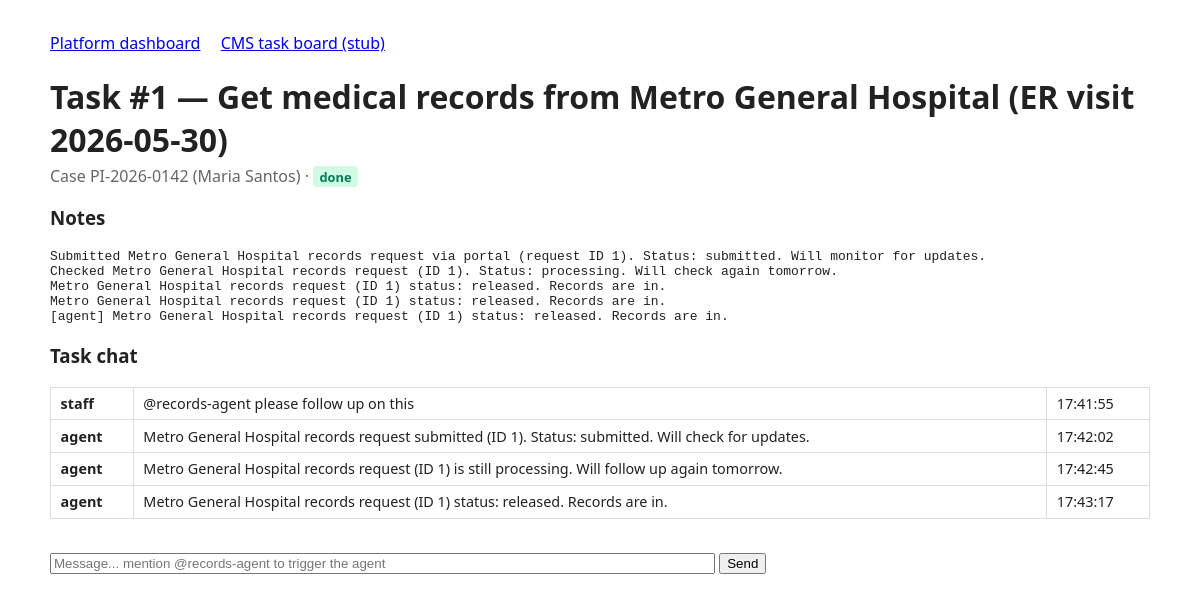
Page /cms/board/tasks/1 on the committed database.
### app/stubs/cms_models.py (models this page shows)
class CmsBase(DeclarativeBase):
    pass

class Task(CmsBase):
    __tablename__ = "cms_tasks"
    id: Mapped[int] = mapped_column(primary_key=True)
    case_id: Mapped[int] = mapped_column(ForeignKey("cms_cases.id"), index=True)
    title: Mapped[str] = mapped_column(String(300))
    status: Mapped[str] = mapped_column(String(50), default="open")   # open / in_progress / done
    notes: Mapped[str] = mapped_column(Text, default="")              # agents write outcomes back here
    created_at: Mapped[datetime] = mapped_column(DateTime(timezone=True), default=utcnow)
    case: Mapped[Case] = relationship(back_populates="tasks")
    threads: Mapped[list[ChatThread]] = relationship(back_populates="task")

class Case(CmsBase):
    __tablename__ = "cms_cases"
    id: Mapped[int] = mapped_column(primary_key=True)
    firm_id: Mapped[int] = mapped_column(ForeignKey("cms_firms.id"), index=True)
    case_number: Mapped[str] = mapped_column(String(50))
    client_name: Mapped[str] = mapped_column(String(200))
    case_type: Mapped[str] = mapped_column(String(100), default="personal_injury")
    status: Mapped[str] = mapped_column(String(50), default="open")
    summary: Mapped[str] = mapped_column(Text, default="")
    created_at: Mapped[datetime] = mapped_column(DateTime(timezone=True), default=utcnow)
    firm: Mapped[Firm] = relationship(back_populates="cases")
    tasks: Mapped[list[Task]] = relationship(back_populates="case")
    contacts: Mapped[list[Contact]] = relationship(back_populates="case")

class ChatMessage(CmsBase):
    __tablename__ = "cms_chat_messages"
    id: Mapped[int] = mapped_column(primary_key=True)
    thread_id: Mapped[int] = mapped_column(ForeignKey("cms_chat_threads.id"), index=True)
    author: Mapped[str] = mapped_column(String(100))     # staff name / "agent" / "system"
    body: Mapped[str] = mapped_column(Text)
    mentions_agent: Mapped[bool] = mapped_column(default=False)
    created_at: Mapped[datetime] = mapped_column(DateTime(timezone=True), default=utcnow)
    thread: Mapped[ChatThread] = relationship(back_populates="messages")

### app/stubs/cms_api.py (the view)
@router.get("/board/tasks/{task_id}", response_class=HTMLResponse)
def board_task(task_id: int, request: Request, db: Session = Depends(get_db)):
    task = db.get(Task, task_id)
    if not task:
        raise HTTPException(404, "task not found")
    thread = db.scalar(select(ChatThread).where(ChatThread.task_id == task_id))
    messages = thread.messages if thread else []
    return templates.TemplateResponse(
        request,
        "cms_task.html",
        {
            "task": task,
            "case": task.case,
            "messages": messages,
            "agent_handle": AGENT_HANDLE,
        },
    )

### app/templates/cms_task.html
{% extends "base.html" %}
{% block content %}
<h1>Task #{{ task.id }} — {{ task.title }}</h1>
<p class="sub">
  Case {{ case.case_number }} ({{ case.client_name }}) ·
  <span class="status {{ 'done' if task.status == 'done' else 'waiting' }}">{{ task.status }}</span>
</p>
{% if task.notes %}<h3>Notes</h3><pre>{{ task.notes }}</pre>{% endif %}
<h3>Task chat</h3>
<table>
  {% for m in messages %}
  <tr>
    <td><strong>{{ m.author }}</strong></td>
    <td>{{ m.body }}</td>
    <td>{{ m.created_at.strftime('%H:%M:%S') }}</td>
  </tr>
  {% endfor %}
</table>
<form method="post" action="/ui/tasks/{{ task.id }}/message">
  <input name="body" size="80" placeholder="Message... mention {{ agent_handle }} to trigger the agent" required>
  <button type="submit">Send</button>
</form>
{% endblock %}

### app/templates/base.html (style rules this page uses)
body { font-family: system-ui, sans-serif; margin: 2rem auto; max-width: 1100px; color: #222; }
h1 { margin-bottom: 0.2rem; }
.sub { color: #666; margin-top: 0; }
table { border-collapse: collapse; width: 100%; margin: 1rem 0 2rem; }
th, td { border: 1px solid #ddd; padding: 0.4rem 0.6rem; text-align: left; font-size: 0.9rem; }
.status { font-weight: 600; border-radius: 4px; padding: 0.1rem 0.4rem; font-size: 0.8rem; }
.done, .achieved { background: #d1fae5; color: #047857; }

### rows in the picture
Task: id "1", title "Get medical records from Metro General Hospital (ER visit 2026-05-30)", status "done", notes "Submitted Metro General Hospital records request via portal (request ID 1). Status: submitted. Will monitor for updates. Checked Metro General Hospital records request (ID 1). Status: processing. Will check again tomorrow. Metro General Hospital records request (ID 1) status: released. Records are in. Metro General Hospital records request (ID 1) status: released. Records are in. [agent] Metro General Hospital records request (ID 1) status: released. Records are in."
Case: case_number "PI-2026-0142", client_name "Maria Santos"
ChatMessage: author "staff", body "@records-agent please follow up on this", created_at "17:41:55"
ChatMessage: author "agent", body "Metro General Hospital records request submitted (ID 1). Status: submitted. Will check for updates.", created_at "17:42:02"
ChatMessage: author "agent", body "Metro General Hospital records request (ID 1) is still processing. Will follow up again tomorrow.", created_at "17:42:45"
ChatMessage: author "agent", body "Metro General Hospital records request (ID 1) status: released. Records are in.", created_at "17:43:17"
